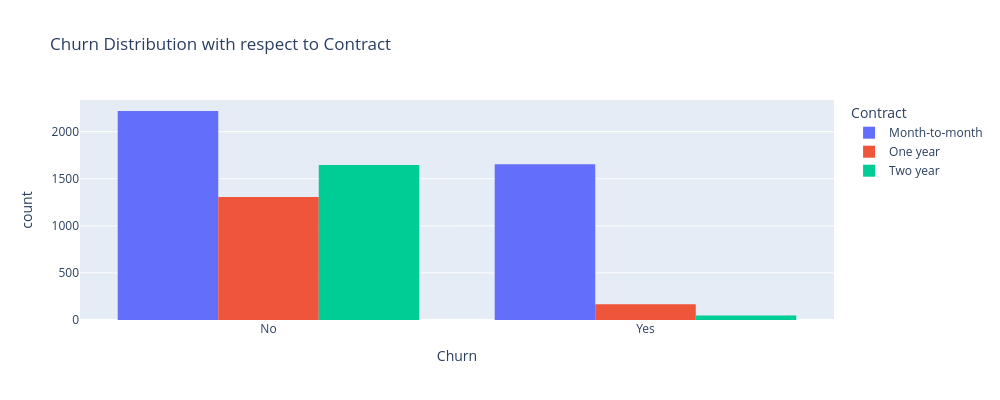

Notebook cell for this chart:
### Code cell
fig = px.histogram(
    df, 
    x='Churn', 
    color='Contract', 
    barmode='group',
    title='Churn Distribution with respect to Contract',
    width=1000,
    height=400
)


fig.show()

### Figure 1 — Plotly figure (JSON) as saved in the notebook; plotly's stock layout.template omitted (floating-point values rounded to 4 significant figures; data arrays with more than 128 entries replaced by an {"elided": "..."} marker saying what was removed)
{"data": [{"alignmentgroup": "True", "bingroup": "x", "hovertemplate": "Contract=Month-to-month<br>Churn=%{x}<br>count=%{y}<extra></extra>", "legendgroup": "Month-to-month", "marker": {"color": "#636efa", "pattern": {"shape": ""}}, "name": "Month-to-month", "offsetgroup": "Month-to-month", "orientation": "v", "showlegend": true, "type": "histogram", "x": {"elided": "3875 str values"}, "xaxis": "x", "yaxis": "y"}, {"alignmentgroup": "True", "bingroup": "x", "hovertemplate": "Contract=One year<br>Churn=%{x}<br>count=%{y}<extra></extra>", "legendgroup": "One year", "marker": {"color": "#EF553B", "pattern": {"shape": ""}}, "name": "One year", "offsetgroup": "One year", "orientation": "v", "showlegend": true, "type": "histogram", "x": {"elided": "1473 str values"}, "xaxis": "x", "yaxis": "y"}, {"alignmentgroup": "True", "bingroup": "x", "hovertemplate": "Contract=Two year<br>Churn=%{x}<br>count=%{y}<extra></extra>", "legendgroup": "Two year", "marker": {"color": "#00cc96", "pattern": {"shape": ""}}, "name": "Two year", "offsetgroup": "Two year", "orientation": "v", "showlegend": true, "type": "histogram", "x": {"elided": "1695 str values"}, "xaxis": "x", "yaxis": "y"}], "layout": {"barmode": "group", "height": 400, "legend": {"title": {"text": "Contract"}, "tracegroupgap": 0}, "title": {"text": "Churn Distribution with respect to Contract"}, "width": 1000, "xaxis": {"anchor": "y", "domain": [0, 1], "title": {"text": "Churn"}}, "yaxis": {"anchor": "x", "domain": [0, 1], "title": {"text": "count"}}}}
